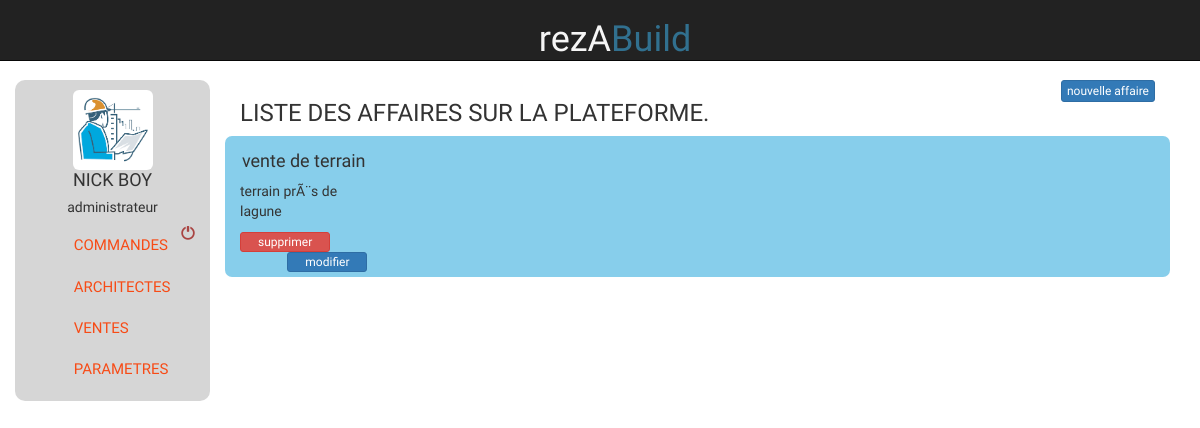
Screenshot of /admin/vente.php (signed in) with the database file from the repository.
### tables this page shows
CREATE TABLE IF NOT EXISTS `vente` (
  `id_vente` int(3) NOT NULL AUTO_INCREMENT,
  `titre_vente` varchar(100) NOT NULL,
  `date_vente` date NOT NULL,
  `description_vente` text NOT NULL,
  `photo_vente` varchar(100) NOT NULL,
  PRIMARY KEY (`id_vente`)
);

### admin/vente.php (the view, shortened to what this page needs)
<!DOCTYPE html>
<html>
<head>
    <link rel="stylesheet" type="text/css" href="../bootstrap/css/bootstrap.min.css">
    <link rel="stylesheet" type="text/css" href="styles.css">
</head>
<body background="">
<header class="header-fixed">
    <nav class="navbar navbar-inverse navbar-fixed-top" id="menu" style="margin-bottom:130px;">
        <div class="container">
            <div class="container">
                    <a href="index.php"><h1 class="monlogo" style="text-align: center;">rezA<span id="bleu">Build</span></h1></a>
            </div>
        </div>
    </nav>
</header>
<div class="container-fluid" style="margin-top:80px;">
    <?php require ("menu.php"); ?>
    <div class="col-lg-10 col-md-10 col-sm-12 col-xs-12">
            <div class="col-md-10">
                <h3 class="text-uppercase">Liste des affaires sur la plateforme.</h3>
            </div>
            <div class="col-md-2">
                    <a class="btn btn-primary btn-xs pull-right" href="javascript:;" data-toggle="modal" data-target="#monmodal3">
                          nouvelle affaire
                    </a>
            </div>
        <div class="col-lg-12 col-md-12 col-sm-12 col-xs-12" id="paravente">
        <?php
                    $db=Database::connect();
                    $req_affiche=$db->query("SELECT * FROM vente ");
                    while ($row=$req_affiche->fetch()){
                    $id_vente=$row["id_vente"];
                    $titre_vente=$row["titre_vente"];
                    $description_vente=$row["description_vente"];
        ?>
                    <div class="col-lg-2 col-md-2 col-sm-2 col-xs-2">
                    <h4 class=" text-center"> <?php echo $titre_vente; ?> </h4>
                    <p><?php echo $description_vente; ?></p>
                    <a class="btn btn-danger btn-xs " href="javascript:;" data-toggle="modal" data-target="#monmodal<?php echo $id_vente; ?>">
                                        supprimer
                                    </a>
                    <a class="btn btn-primary btn-xs pull-right" href="javascript:;" data-toggle="modal" data-target="#modifmodal<?php echo $id_vente; ?>">
                          modifier
                    </a>
                </div>
            <?php } ?>
        </div>
    </div>
</div>
</body>
</html>

### admin/styles.css (style rules this page uses)
body { box-sizing: border-box; font-family: 'Crete round', Sans-serif; background-size: contain; }
a { text-decoration: none; }
.monlogo { color: whitesmoke; }
#bleu { color: #31708f; }
header nav { height:61px; background-color: #1b6d85; }
#paravente { background: skyblue; border-radius: 7px; padding: 5px 0px; }
#paravente a { padding: 0 17px; }

### rows the page displays
vente: titre_vente "vente de terrain", description_vente "terrain prÃ¨s de lagune"

### other values shown
$nom_user "NICK BOY"
$privilege_user "administrateur"
